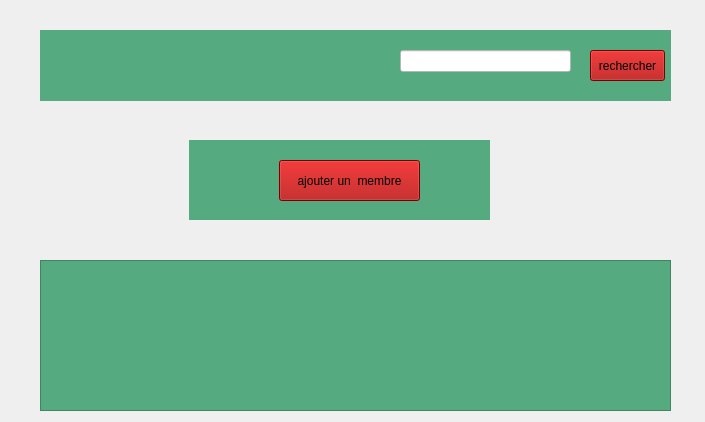
<?xml version="1.0" encoding="UTF-8"?>
<ui version="4.0">
 <class>MemberManager</class>
 <widget class="QWidget" name="MemberManager">
  <property name="geometry">
   <rect>
    <x>0</x>
    <y>0</y>
    <width>705</width>
    <height>422</height>
   </rect>
  </property>
  <property name="windowTitle">
   <string>Form</string>
  </property>
  <widget class="QWidget" name="widget_2" native="true">
   <property name="geometry">
    <rect>
     <x>10</x>
     <y>10</y>
     <width>691</width>
     <height>411</height>
    </rect>
   </property>
   <property name="styleSheet">
    <string notr="true"/>
   </property>
   <widget class="QWidget" name="widget_3" native="true">
    <property name="geometry">
     <rect>
      <x>30</x>
      <y>250</y>
      <width>631</width>
      <height>151</height>
     </rect>
    </property>
   </widget>
   <widget class="QWidget" name="widget_4" native="true">
    <property name="geometry">
     <rect>
      <x>179</x>
      <y>130</y>
      <width>301</width>
      <height>80</height>
     </rect>
    </property>
    <property name="styleSheet">
     <string notr="true">background-color: rgb(85, 170, 127);</string>
    </property>
    <widget class="QPushButton" name="pushButton_4">
     <property name="geometry">
      <rect>
       <x>90</x>
       <y>20</y>
       <width>141</width>
       <height>41</height>
      </rect>
     </property>
     <property name="styleSheet">
      <string notr="true">background-color: rgb(170, 0, 0);</string>
     </property>
     <property name="text">
      <string>ajouter un  membre</string>
     </property>
    </widget>
   </widget>
   <widget class="QWidget" name="widget_5" native="true">
    <property name="geometry">
     <rect>
      <x>30</x>
      <y>20</y>
      <width>631</width>
      <height>71</height>
     </rect>
    </property>
    <property name="styleSheet">
     <string notr="true">background-color: rgb(85, 170, 127);</string>
    </property>
    <widget class="QPushButton" name="pushButton_5">
     <property name="geometry">
      <rect>
       <x>550</x>
       <y>20</y>
       <width>75</width>
       <height>31</height>
      </rect>
     </property>
     <property name="styleSheet">
      <string notr="true">background-color: rgb(170, 0, 0);</string>
     </property>
     <property name="text">
      <string>rechercher</string>
     </property>
    </widget>
    <widget class="QLineEdit" name="lineEdit">
     <property name="geometry">
      <rect>
       <x>360</x>
       <y>20</y>
       <width>171</width>
       <height>22</height>
      </rect>
     </property>
     <property name="styleSheet">
      <string notr="true">background-color: rgb(255, 255, 255);</string>
     </property>
    </widget>
   </widget>
   <widget class="QTableWidget" name="tableWidget">
    <property name="geometry">
     <rect>
      <x>30</x>
      <y>250</y>
      <width>631</width>
      <height>151</height>
     </rect>
    </property>
    <property name="styleSheet">
     <string notr="true">background-color: rgb(85, 170, 127);</string>
    </property>
   </widget>
  </widget>
 </widget>
 <resources/>
 <connections/>
</ui>
